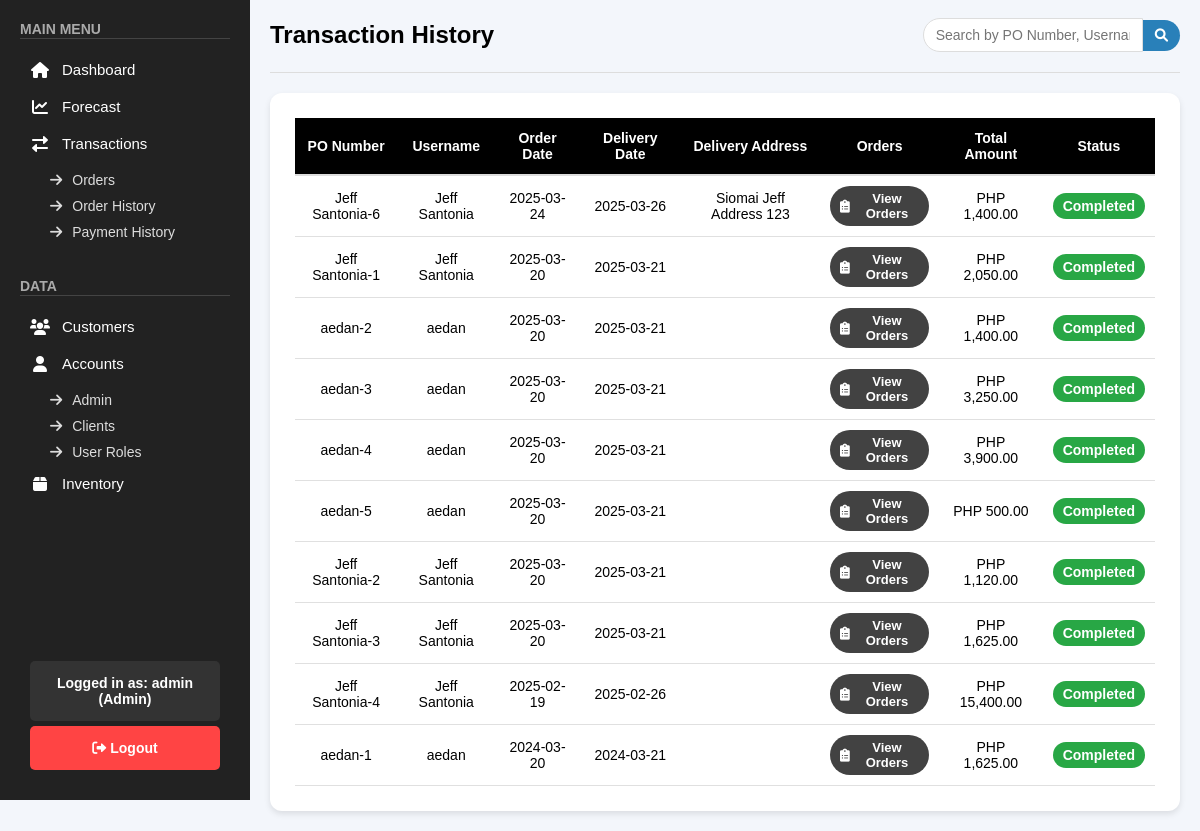
/public/pages/order_history.php (signed in), run on an earlier commit of the app's database.
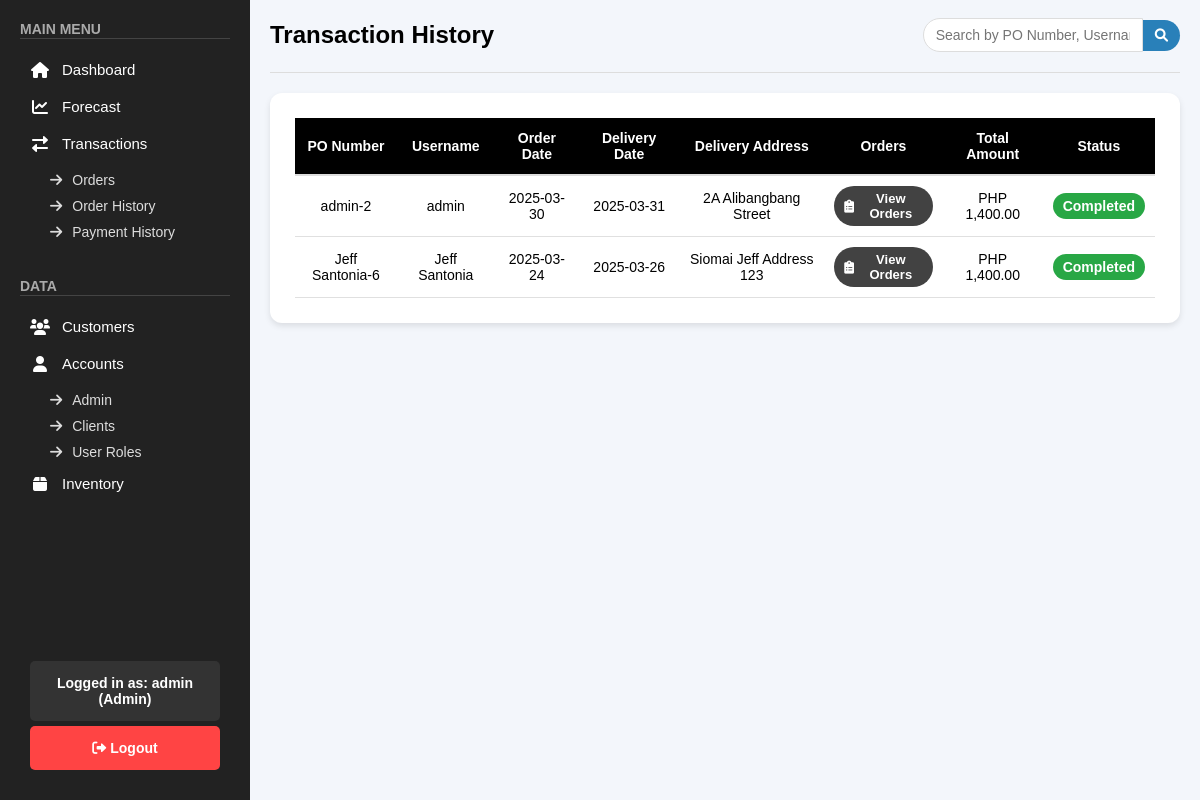
And on a later commit of the database.
### tables this page shows
CREATE TABLE `orders` (
  `id` int(11) NOT NULL,
  `po_number` varchar(255) NOT NULL,
  `username` varchar(255) NOT NULL,
  `order_date` date NOT NULL,
  `delivery_date` date NOT NULL,
  `delivery_address` varchar(255) DEFAULT NULL,
  `orders` longtext DEFAULT NULL CHECK (json_valid(`orders`)),
  `total_amount` decimal(10,2) NOT NULL,
  `status` enum('Pending','Active','Rejected','Completed') NOT NULL DEFAULT 'Pending',
  `contact_number` varchar(20) DEFAULT NULL,
  `special_instructions` text DEFAULT NULL,
  `payment_method` varchar(50) DEFAULT NULL,
  `subtotal` decimal(10,2) DEFAULT 0.00,
  `delivery_fee` decimal(10,2) DEFAULT 0.00
);

### public/pages/order_history.php (the view, shortened to what this page needs)
<?php
include "../../backend/check_role.php";
$orders = [];
$sql = "SELECT po_number, username, order_date, delivery_date, delivery_address, orders, total_amount, status
        FROM orders
        WHERE status = 'Completed'
        ORDER BY order_date DESC";
$result = $conn->query($sql);
if ($result && $result->num_rows > 0) {
    while ($row = $result->fetch_assoc()) {
        $orders[] = $row;
    }
}
?>
<!DOCTYPE html>
<html lang="en">
<head>
    <link rel="stylesheet" href="/css/orders.css">
    <link rel="stylesheet" href="/css/sidebar.css">
    <link rel="stylesheet" href="https://cdnjs.cloudflare.com/ajax/libs/font-awesome/6.0.0/css/all.min.css">
</head>
<body>
    <?php include '../sidebar.php'; ?>
    <div class="main-content">
        <div class="orders-header">
            <h1>Transaction History</h1>
            <div class="search-container">
                <input type="text" id="searchInput" placeholder="Search by PO Number, Username, or Order Date...">
                <button class="search-btn"><i class="fas fa-search"></i></button>
            </div>
        </div>
        <div class="orders-table-container">
            <table class="orders-table">
                <thead>
                    <tr>
                        <th>PO Number</th>
                        <th>Username</th>
                        <th>Order Date</th>
                        <th>Delivery Date</th>
                        <th>Delivery Address</th>
                        <th>Orders</th>
                        <th>Total Amount</th>
                        <th>Status</th>
                    </tr>
                </thead>
                <tbody>
                    <?php if (count($orders) > 0): ?>
                        <?php foreach ($orders as $order): ?>
                            <tr>
                                <td><?= htmlspecialchars($order['po_number']) ?></td>
                                <td><?= htmlspecialchars($order['username']) ?></td>
                                <td><?= htmlspecialchars($order['order_date']) ?></td>
                                <td><?= htmlspecialchars($order['delivery_date']) ?></td>
                                <td><?= htmlspecialchars($order['delivery_address']) ?></td>
                                <td>
                                    <button class="view-orders-btn"
                                            onclick="viewOrderDetails('<?= htmlspecialchars($order['orders']) ?>', '<?= htmlspecialchars($order['po_number']) ?>', '<?= htmlspecialchars($order['username']) ?>', '<?= htmlspecialchars($order['delivery_address']) ?>')">
                                        <i class="fas fa-clipboard-list"></i>
                                            View Orders
                                    </button>
                                </td>
                                <td>PHP <?= htmlspecialchars(number_format($order['total_amount'], 2)) ?></td>
                                <td><span class="status-badge status-completed">Completed</span></td>
                            </tr>
                        <?php endforeach; ?>
                    <?php else: ?>
                        <tr>
                            <td colspan="8" class="no-orders">No completed transactions found.</td>
                        </tr>
                    <?php endif; ?>
                </tbody>
            </table>
        </div>
    </div>
</body>
</html>

### public/sidebar.php (shortened to what this page needs)
<?php
include_once "../../backend/check_role.php";
$role = $_SESSION['role'] ?? 'guest';
$stmt = $conn->prepare("SELECT pages FROM roles WHERE role_name = ? AND status = 'active'");
$stmt->bind_param("s", $role);
$stmt->execute();
$stmt->bind_result($pages);
$allowedPages = array_map('trim', explode(',', $pages));
?>
<div class="sidebar">
    <div>
        <div class="menu-section">
            <span class="menu-title"><b>MAIN MENU</b></span>
            <hr>
            <?php if (in_array('Dashboard', $allowedPages)): ?>
                <a href="/public/pages/dashboard.php" class="menu-item">
                    <i class="fas fa-home"></i> Dashboard
                </a>
            <?php endif; ?>
            <?php if (in_array('Forecast', $allowedPages)): ?>
                <a href="/public/pages/forecast.php" class="menu-item">
                    <i class="fas fa-chart-line"></i> Forecast
                </a>
            <?php endif; ?>
            <?php if (in_array('Transactions', $allowedPages) || in_array('Orders', $allowedPages) || in_array('Order History', $allowedPages)): ?>
                <div class="submenu">
                    <span class="menu-item no-hover">
                        <i class="fas fa-exchange-alt"></i> Transactions
                    </span>
                    <div class="submenu-items">
                        <?php if (in_array('Orders', $allowedPages)): ?>
                            <a href="/public/pages/orders.php" class="submenu-item">
                                <i class="fas fa-arrow-right"></i> Orders
                            </a>
                        <?php endif; ?>
                        <?php if (in_array('Order History', $allowedPages)): ?>
                            <a href="/public/pages/order_history.php" class="submenu-item">
                                <i class="fas fa-arrow-right"></i> Order History
                            </a>
                        <?php if (in_array('Payment History', $allowedPages)): ?>
                            <a href="/public/pages/payment_history.php" class="submenu-item">
                                <i class="fas fa-arrow-right"></i> Payment History
                            </a>
                        <?php endif; ?>
                        <?php endif; ?>
                    </div>
                </div>
            <?php endif; ?>
        </div>
        <div class="menu-section">
            <span class="menu-title"><b>DATA</b></span>
            <hr>
            <?php if (in_array('Customers', $allowedPages)): ?>
                <a href="/public/pages/customers.php" class="menu-item">
                    <i class="fas fa-users"></i> Customers
                </a>
            <?php endif; ?>
            <?php if (in_array('Accounts - Admin', $allowedPages) || in_array('Accounts - Clients', $allowedPages) || in_array('User Roles', $allowedPages)): ?>
                <div class="submenu">
                    <span class="menu-item no-hover">
                        <i class="fas fa-user"></i> Accounts
                    </span>
                    <div class="submenu-items">
                        <?php if (in_array('Accounts - Admin', $allowedPages)): ?>
                            <a href="/public/pages/accounts.php" class="submenu-item">
                                <i class="fas fa-arrow-right"></i> Admin
                            </a>
                        <?php endif; ?>
                        <?php if (in_array('Accounts - Clients', $allowedPages)): ?>
                            <a href="/public/pages/accounts_clients.php" class="submenu-item">
                                <i class="fas fa-arrow-right"></i> Clients
                            </a>
                        <?php endif; ?>
                        <?php if (in_array('User Roles', $allowedPages)): ?>
                            <a href="/public/pages/user_roles.php" class="submenu-item">
                                <i class="fas fa-arrow-right"></i> User Roles
                            </a>
                        <?php endif; ?>
                    </div>
                </div>
            <?php endif; ?>
            <?php if (in_array('Inventory', $allowedPages)): ?>
                <a href="/public/pages/inventory.php" class="menu-item">
                    <i class="fas fa-box"></i> Inventory
                </a>
            <?php endif; ?>
        </div>
    </div>
    <div class="account-section">
        <div class="account-info">
            Logged in as:
            <strong>
                <?php
                echo isset($_SESSION['username'])
                    ? htmlspecialchars($_SESSION['username'])
                    : "Guest";
                ?>
            </strong> (<?= htmlspecialchars(ucfirst($role)) ?>)
        </div>
        <a href="/backend/logout.php" class="logout-btn">
            <i class="fas fa-sign-out-alt"></i> Logout
        </a>
    </div>
</div>

### css/orders.css (style rules this page uses)
body { font-family: Arial, sans-serif; background-color: #f3f6fb; margin: 0; box-sizing: border-box; }
.orders-header { display: flex; justify-content: space-between; align-items: center; margin-bottom: 20px; padding-bottom: 20px; border-bottom: 1px solid #ddd; }
.orders-header h1 { font-size: 24px; font-weight: bold; display: flex; align-items: center; gap: 12px; }
.orders-table-container { background-color: #ffffff; padding: 25px; border-radius: 12px; box-shadow: 0px 3px 6px rgba(0, 0, 0, 0.1); }
.orders-table { width: 100%; border-collapse: collapse; font-size: 14px; }
.orders-table th { background-color: black; color: white; font-weight: bold; padding: 12px; text-align: center; border-bottom: 2px solid #ddd; }
.orders-table td { padding: 10px; text-align: center; border-bottom: 1px solid #e0e0e0; }
.view-orders-btn { background-color: #424242; color: white; padding: 5px 10px; font-size: 13px; font-weight: 600; border-radius: 80px; border: none; cursor: pointer; display: inline-flex; align-items: center; gap: 5px; transition: background-color 0.3s; }
.status-badge { padding: 5px 10px; border-radius: 80px; font-weight: 600; color: white; display: inline-block; }
.status-completed { color: #45A049; font-weight: 600; }
.status-completed { background-color: #28a745; color: white; }

### css/sidebar.css (style rules this page uses)
* { margin: 0; padding: 0; box-sizing: border-box; font-family: Arial, sans-serif; text-decoration: none; }
.sidebar { width: 250px; background: #222; color: white; padding: 20px; display: flex; flex-direction: column; justify-content: space-between; height: 100vh; position: fixed; left: 0; top: 0; }
.menu-section { margin-bottom: 32px; }
.menu-title { font-size: 14px; font-weight: bold; color: #aaa; margin-bottom: 10px; margin-top: 20px; }
hr { border: none; height: 1px; background: #444; margin-bottom: 12px; }
.menu-item { display: flex; align-items: center; gap: 10px; background: none; border: none; color: white; font-size: 15px; font-weight: 400; padding: 10px 15px; width: 100%; text-align: left; cursor: pointer; transition: background 0.2s ease-in-out; border-radius: 4px; }
.submenu { display: flex; flex-direction: column; }
.submenu-items { display: flex; flex-direction: column; margin-left: 20px; margin-top: 5px; }
.submenu-item { display: flex; align-items: center; gap: 10px; background: none; border: none; color: #ddd; font-size: 14px; font-weight: 400; padding: 5px 10px; width: 100%; text-align: left; cursor: pointer; transition: background 0.2s ease-in-out; border-radius: 4px; }
.account-section { margin-top: auto; display: flex; flex-direction: column; align-items: stretch; gap: 5px; padding: 10px; width: 100%; background-color: #222; }
.account-info { background: #333; padding: 14px; border-radius: 5px; font-size: 14px; color: white; font-weight: bold; text-align: center; width: 100%; }
.logout-btn { background: #ff4444; padding: 14px; font-size: 14px; font-weight: bold; color: white; text-align: center; border: none; border-radius: 5px; cursor: pointer; transition: background 0.2s ease; width: 100%; }
.main-content { margin-left: 250px; padding: 20px; }
.menu-item { display: flex; align-items: center; gap: 12px; padding: 10px; font-size: 15px; font-weight: 400; color: white; text-align: left; border-radius: 4px; transition: background 0.2s ease-in-out; cursor: pointer; }
.menu-item i { width: 20px; text-align: center; font-size: 16px; }

### public/pages/order_history.php (style rules this page uses)
.main-content { padding-top: 0; }
.search-container { display: flex; align-items: center; }
.search-container input { padding: 8px 12px; border-radius: 20px 0 0 20px; border: 1px solid #ddd; font-size: 14px; width: 220px; }
.search-container .search-btn { background-color: #2980b9; color: white; border: none; border-radius: 0 20px 20px 0; padding: 8px 12px; cursor: pointer; }

What changed in the data, as far as the page shows it:
removed orders: po_number "Jeff Santonia-1", username "Jeff Santonia", order_date "2025-03-20", delivery_date "2025-03-21", total_amount "2,050.00"
removed orders: po_number "aedan-2", username "aedan", order_date "2025-03-20", delivery_date "2025-03-21", total_amount "1,400.00"
removed orders: po_number "aedan-3", username "aedan", order_date "2025-03-20", delivery_date "2025-03-21", total_amount "3,250.00"
removed orders: po_number "aedan-4", username "aedan", order_date "2025-03-20", delivery_date "2025-03-21", total_amount "3,900.00"
removed orders: po_number "aedan-5", username "aedan", order_date "2025-03-20", delivery_date "2025-03-21", total_amount "500.00"
removed orders: po_number "Jeff Santonia-2", username "Jeff Santonia", order_date "2025-03-20", delivery_date "2025-03-21", total_amount "1,120.00"
removed orders: po_number "Jeff Santonia-3", username "Jeff Santonia", order_date "2025-03-20", delivery_date "2025-03-21", total_amount "1,625.00"
removed orders: po_number "Jeff Santonia-4", username "Jeff Santonia", order_date "2025-02-19", delivery_date "2025-02-26", total_amount "15,400.00"
removed orders: po_number "aedan-1", username "aedan", order_date "2024-03-20", delivery_date "2024-03-21", total_amount "1,625.00"
added orders: po_number "admin-2", username "admin", order_date "2025-03-30", delivery_date "2025-03-31", delivery_address "2A Alibangbang Street", total_amount "1,400.00"
